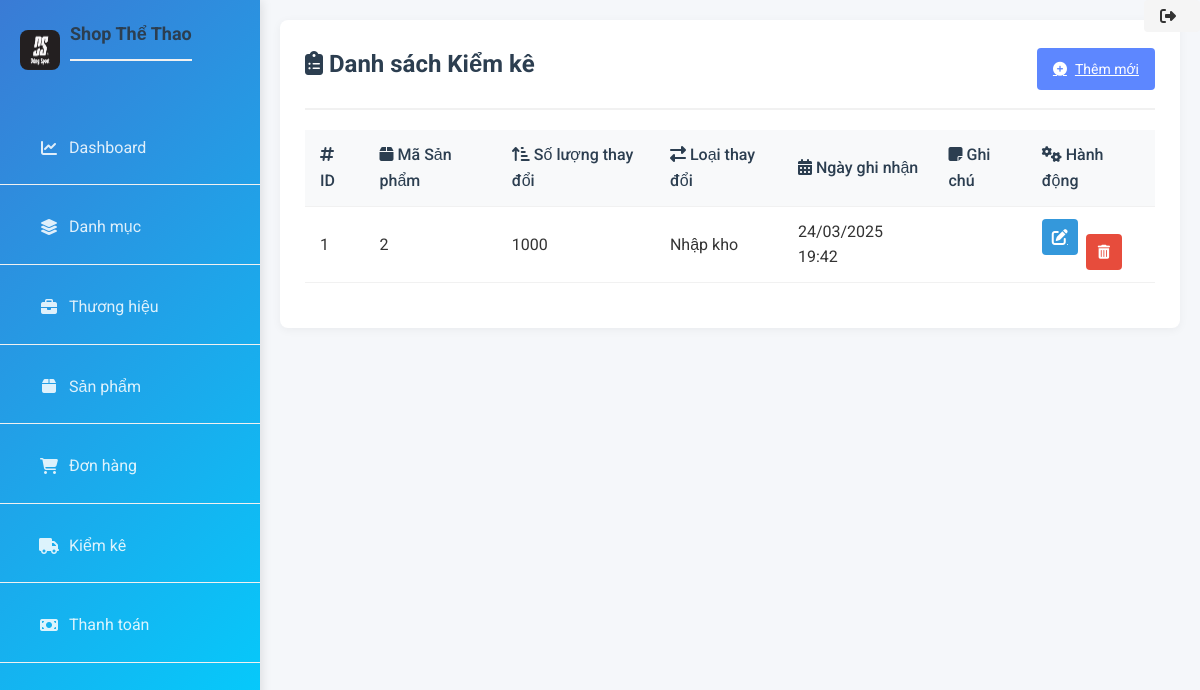
The app's page /inventory/, older data.
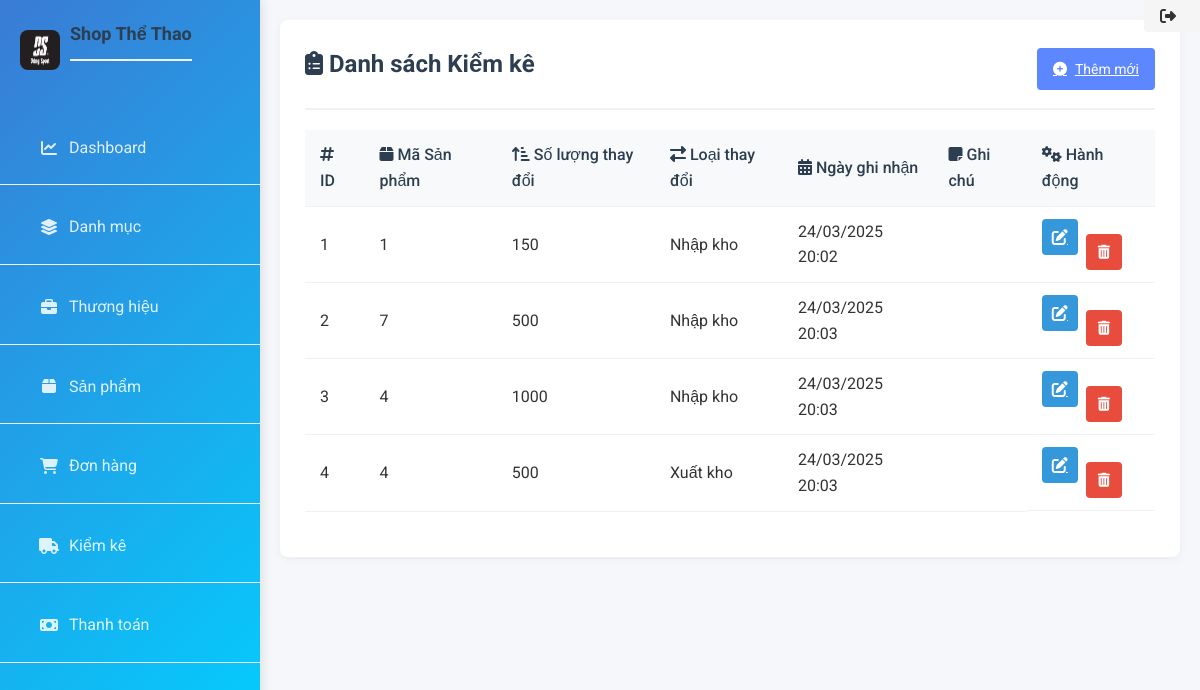
The same page, newer data.
### models/inventory_log.py (models this page shows)
class InventoryLog(db.Model):
    __tablename__ = 'inventory_log'
    id_log = Column(Integer, primary_key=True, autoincrement=True)
    id_product = Column(Integer, ForeignKey('products.id_product'))
    change_quantity = Column(Integer)
    change_type = Column(Enum('import', 'export'))
    log_date = Column(TIMESTAMP)
    note = Column(Text)

### routes/inventory_log.py (the view)
@inventory_bp.route("/")
def list_inventory():
    inventory_logs = InventoryLog.query.all()
    return render_template("admin/inventory_log.html", inventory_logs=inventory_logs)

### app.py (called while the page is built)
@app.before_request
def log_request_info():
    logging.info(f"Body: {request.get_data()}")

### templates/admin/inventory_log.html (shortened to what this page needs)
{% extends "admin/base.html" %}
{% block content %}
<div class="inventory-container">
    <div class="page-header">
        <h2><i class="fas fa-clipboard-list"></i> Danh sách Kiểm kê</h2>
        <a href="{{ url_for('inventory.add_inventory') }}" class="btn-add">
            <i class="fas fa-plus-circle"></i> Thêm mới
        </a>
    </div>
    <div class="table-responsive">
        <table class="inventory-table">
            <thead>
                <tr>
                    <th><i class="fas fa-hashtag"></i> ID</th>
                    <th><i class="fas fa-box"></i> Mã Sản phẩm</th>
                    <th><i class="fas fa-sort-amount-up-alt"></i> Số lượng thay đổi</th>
                    <th><i class="fas fa-exchange-alt"></i> Loại thay đổi</th>
                    <th><i class="fas fa-calendar-alt"></i> Ngày ghi nhận</th>
                    <th><i class="fas fa-sticky-note"></i> Ghi chú</th>
                    <th><i class="fas fa-cogs"></i> Hành động</th>
                </tr>
            </thead>
            <tbody>
                {% for log in inventory_logs %}
                <tr>
                    <td>{{ log.id_log }}</td>
                    <td>{{ log.id_product }}</td>
                    <td>{{ log.change_quantity }}</td>
                    <td>
                        {% if log.change_type == 'import' %}
                            <span class="badge badge-success">Nhập kho</span>
                        {% else %}
                            <span class="badge badge-warning">Xuất kho</span>
                        {% endif %}
                    </td>
                    <td>{{ log.log_date.strftime('%d/%m/%Y %H:%M') if log.log_date else 'N/A' }}</td>
                    <td>{{ log.note }}</td>
                    <td class="actions">
                        <a href="{{ url_for('inventory.edit_inventory', id_log=log.id_log) }}" class="btn-edit">
                            <i class="fas fa-edit"></i>
                        </a>
                        <form action="{{ url_for('inventory.delete_inventory', id_log=log.id_log) }}" method="post" class="delete-form" onsubmit="return confirm('Bạn có chắc chắn muốn xóa bản ghi kiểm kê này?');" style="display:inline;">
                            <button type="submit" class="btn-delete">
                                <i class="fas fa-trash-alt"></i>
                            </button>
                        </form>
                    </td>
                </tr>
                {% else %}
                <tr>
                    <td colspan="7" class="no-data">Không có dữ liệu kiểm kê</td>
                </tr>
                {% endfor %}
            </tbody>
        </table>
    </div>
</div>
{% endblock %}

### templates/admin/base.html (shortened to what this page needs)
<!DOCTYPE html>
<html lang="vi">
<head>
    <link rel="stylesheet" href="{{ url_for('static', filename='css/style.css') }}">
    <link rel="stylesheet" href="https://cdnjs.cloudflare.com/ajax/libs/font-awesome/6.4.2/css/all.min.css">
</head>
<body>
    <div class="container">
        <aside class="sidebar">
            <div class="logo">
                <img src="{{ url_for('static', filename='images/logo.png') }}" alt="Logo">
                <h2>Shop Thể Thao</h2>
            </div>
            <nav class="sidebar-menu">
                <ul>
                    <li><a href="{{ url_for('dashboard.dashboard') }}"><i class="fa fa-chart-line"></i> Dashboard</a></li>
                    <li><a href="{{ url_for('category.categories') }}"><i class="fa fa-layer-group"></i> Danh mục</a></li>
                    <li><a href="{{ url_for('brand.list_brands') }}"><i class="fa fa-briefcase"></i> Thương hiệu</a></li>
                    <li><a href="{{ url_for('product.list_products') }}"><i class="fa fa-box"></i> Sản phẩm</a></li>
                    <li><a href="{{ url_for('order.orders') }}"><i class="fa fa-shopping-cart"></i> Đơn hàng</a></li>
                    <li><a href="{{ url_for('inventory.list_inventory') }}"><i class="fa fa-truck"></i> Kiểm kê</a></li>
                    <li><a href="{{ url_for('payment.list_payments') }}"><i class="fa fa-money-bill"></i> Thanh toán</a></li>
                </ul>
            </nav>
        </aside>
        <div class="main-content">
            <div class="logout-button">
                <a href="{{ url_for('dashboard.login') }}"><i class="fa fa-sign-out-alt"></i></a>
            </div>
            <main>
                {% block content %}{% endblock %}
            </main>
        </div>
    </div>
</body>
</html>

### static/css/style.css (style rules this page uses)
* { margin: 0; padding: 0; box-sizing: border-box; }
body { font-family: 'Roboto', sans-serif; background-color: #f5f7fa; color: #333; line-height: 1.6; }
.container { display: flex; min-height: 100vh; }
.sidebar { width: 260px; background: linear-gradient(135deg, #3a7bd5, #00d2ff); color: white; padding: 20px 0; position: fixed; height: 100vh; transition: all 0.3s ease; box-shadow: 2px 0 10px rgba(0, 0, 0, 0.1); z-index: 100; }
.logo { display: flex; align-items: center; padding: 0 20px; margin-bottom: 30px; }
.logo img { width: 40px; height: 40px; margin-right: 10px; border-radius: 8px; }
.logo h2 { font-size: 18px; font-weight: 700; }
.sidebar-menu ul { list-style: none; }
.sidebar-menu li { margin-bottom: 5px; }
.sidebar-menu a { display: flex; align-items: center; padding: 12px 20px; color: rgba(255, 255, 255, 0.85); text-decoration: none; transition: all 0.3s; border-left: 4px solid transparent; }
.sidebar-menu i { margin-right: 10px; width: 20px; text-align: center; }
.main-content { flex: 1; margin-left: 260px; padding: 20px; transition: all 0.3s ease; }
main { background-color: white; padding: 25px; border-radius: 8px; box-shadow: 0 2px 10px rgba(0, 0, 0, 0.05); margin-bottom: 20px; }
h2 { color: #2c3e50; margin-bottom: 20px; padding-bottom: 10px; border-bottom: 2px solid #f1f1f1; }
table { width: 100%; border-collapse: collapse; margin-bottom: 20px; background-color: white; }
th, td { padding: 12px 15px; text-align: left; border-bottom: 1px solid #f1f1f1; }
th { background-color: #f8f9fa; color: #2c3e50; font-weight: 500; }
form { display: grid; grid-template-columns: repeat(auto-fit, minmax(250px, 1fr)); gap: 15px; margin-top: 15px; }
input, select, button { padding: 10px 15px; border: 1px solid #ddd; border-radius: 4px; font-size: 14px; }
button { background-color: #3a7bd5; color: white; border: none; cursor: pointer; transition: background-color 0.3s; font-weight: 500; }
ul { list-style: none; margin-bottom: 20px; }
ul li { padding: 12px 15px; border-bottom: 1px solid #f1f1f1; display: flex; justify-content: space-between; }
.page-header { display: flex; justify-content: space-between; align-items: center; margin-bottom: 20px; padding-bottom: 15px; border-bottom: 2px solid #f1f1f1; }
.page-header h2 { margin: 0; border-bottom: none; }
.btn-add { background-color: #5d87ff; color: white; border: none; border-radius: 4px; padding: 10px 16px; cursor: pointer; display: flex; align-items: center; font-size: 14px; transition: background-color 0.3s; }
.btn-add i { margin-right: 8px; }
.actions { display: flex; gap: 8px; }
.btn-edit, .btn-delete { width: 36px; height: 36px; border-radius: 4px; border: none; cursor: pointer; display: flex; align-items: center; justify-content: center; transition: all 0.2s; }
.btn-edit { background-color: #3498db; color: white; }
.btn-delete { background-color: #e74c3c; color: white; }

### templates/admin/base.html (style rules this page uses)
.logout-button { position: absolute; top: 0px; right: 0px; }
.logout-button a { display: flex; align-items: center; padding: 8px 16px; background-color: #f5f5f5; border-radius: 4px; text-decoration: none; color: #333; }
.logout-button i { margin-right: 8px; }

Row changes from the older to the newer data that the page shows:
changed InventoryLog id 1: id_product "2" → "1"; change_quantity "1000" → "150"; log_date "24/03/2025 19:42" → "24/03/2025 20:02"
added InventoryLog: id_log "2", id_product "7", change_quantity "500", change_type "Nhập kho", log_date "24/03/2025 20:03"
added InventoryLog: id_log "3", id_product "4", change_quantity "1000", change_type "Nhập kho", log_date "24/03/2025 20:03"
added InventoryLog: id_log "4", id_product "4", change_quantity "500", change_type "Xuất kho", log_date "24/03/2025 20:03"
